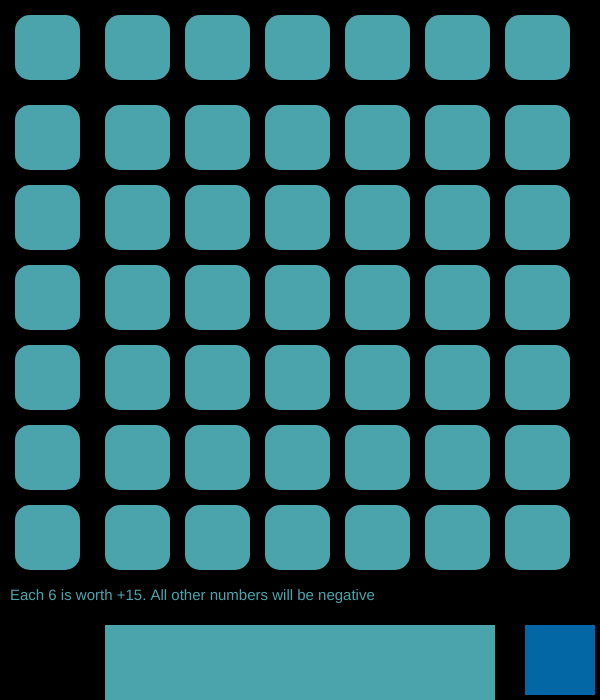
Frame 1 (no input)
Frame 60 (no input): identical to frame 1, image omitted
Frame 120 (the mouse pressed at the canvas centre since frame 60): identical to frame 1, image omitted

The p5.js sketch that drew this single still picture (run headless with seeded random() and noise() and a simulated clock; from frame 60 on, the mouse is pressed at the canvas centre):

// p5.js sketch
// ── sketch.js
'use strict'
var s;
var d;
var tot;

function setup() {
    createCanvas(600, 700);
    background(0);
    strokeWeight(10);
    textSize(15);
    s = new Show();
    d = new Die();
    text("Each 6 is worth +15. All other numbers will be negative", 10, 600);
    fill('#4BA4AB');
    rect(100, 620, 400, 630);
    fill('#0367A6');
    rect(520, 620, 80,80);
}

function draw() {}

//will change all the dice values when the mouse is clicked
function mouseClicked() {
    s.allDice();
    s.tot();
    s.showtot();
}

class Die {
    constructor(x, y) {
        this.x = x;
        this.y = y;
        this.value = 0;
        this.total = 0;
        fill('#4BA4AB');
        //stroke(0);
        rect(this.x, this.y, 75, 75, 20);
    }

    //will put the new values on the dice
    showValues() {
        this.changeValue();
        if (this.value == 1) {
            this.total -= 1;
            fill(255);
            stroke(0);
            rect(this.x, this.y, 75, 75, 20);
            fill('#4BA4AB');
            noStroke();
            ellipse(this.x + 37, this.y + 37, 10, 10);
        } else if (this.value == 2) {
            this.total -= 2;
            fill(255);
            stroke(0);
            rect(this.x, this.y, 75, 75, 20);
            fill('#4BA4AB');
            noStroke();
            ellipse(this.x + 37, this.y + 25, 10, 10);
            ellipse(this.x + 37, this.y + 50, 10, 10);
        } else if (this.value == 3) {
            this.total -= 3;
            fill(255);
            stroke(0);
            rect(this.x, this.y, 75, 75, 20);
            fill('#4BA4AB');
            noStroke();
            ellipse(this.x + 37, this.y + 20, 10, 10);
            ellipse(this.x + 37, this.y + 35, 10, 10);
            ellipse(this.x + 37, this.y + 50, 10, 10);
        } else if (this.value == 4) {
            this.total -= 4;
            fill(255);
            stroke(0);
            rect(this.x, this.y, 75, 75, 20);
            fill('#4BA4AB');
            noStroke();
            ellipse(this.x + 24, this.y + 23, 10, 10);
            ellipse(this.x + 24, this.y + 56, 10, 10);
            ellipse(this.x + 56, this.y + 23, 10, 10);
            ellipse(this.x + 56, this.y + 56, 10, 10);
        } else if (this.value == 5) {
            this.total -= 5;
            fill(255);
            stroke(0);
            rect(this.x, this.y, 75, 75, 20);
            fill('#4BA4AB');
            noStroke();
            ellipse(this.x + 24, this.y + 23, 10, 10);
            ellipse(this.x + 24, this.y + 56, 10, 10);
            ellipse(this.x + 56, this.y + 23, 10, 10);
            ellipse(this.x + 56, this.y + 56, 10, 10);
            ellipse(this.x + 37, this.y + 37, 10, 10);
        } else {
            this.total += 15;
            fill('#4BA4AB');
            stroke(0);
            rect(this.x, this.y, 75, 75, 20);
            fill(0);
            noStroke();
            ellipse(this.x + 23, this.y + 20, 10, 10);
            ellipse(this.x + 23, this.y + 35, 10, 10);
            ellipse(this.x + 23, this.y + 50, 10, 10);
            ellipse(this.x + 50, this.y + 20, 10, 10);
            ellipse(this.x + 50, this.y + 35, 10, 10);
            ellipse(this.x + 50, this.y + 50, 10, 10);
        }
    }

    //get the number for a single die
    getValue() {
        return this.value;
    }

    //changes the values of the array for every roll
    changeValue() {
        this.value = (int)(Math.random() * 6 + 1);
    }

    getTotals() {
        return this.total;
    }
}

class Show {

    constructor() {
        this.finalTotal = 0;
        this.d1 = new Die(10, 10);
        this.d2 = new Die(100, 10);
        this.d3 = new Die(180, 10);
        this.d4 = new Die(260, 10);
        this.d5 = new Die(340, 10);
        this.d6 = new Die(420, 10);
        this.d7 = new Die(500, 10);
        this.d8 = new Die(10, 100);
        this.d9 = new Die(100, 100);
        this.d10 = new Die(180, 100);
        this.d11 = new Die(260, 100);
        this.d12 = new Die(340, 100);
        this.d13 = new Die(420, 100);
        this.d14 = new Die(500, 100);
        this.d15 = new Die(10, 180);
        this.d16 = new Die(100, 180);
        this.d17 = new Die(180, 180);
        this.d18 = new Die(260, 180);
        this.d19 = new Die(340, 180);
        this.d20 = new Die(420, 180);
        this.d21 = new Die(500, 180);
        this.d22 = new Die(10, 260);
        this.d23 = new Die(100, 260);
        this.d24 = new Die(180, 260);
        this.d25 = new Die(260, 260);
        this.d26 = new Die(340, 260);
        this.d27 = new Die(420, 260);
        this.d28 = new Die(500, 260);
        this.d29 = new Die(10, 340);
        this.d30 = new Die(100, 340);
        this.d31 = new Die(180, 340);
        this.d32 = new Die(260, 340);
        this.d33 = new Die(340, 340);
        this.d34 = new Die(420, 340);
        this.d35 = new Die(500, 340);
        this.d36 = new Die(10, 420);
        this.d37 = new Die(100, 420);
        this.d38 = new Die(180, 420);
        this.d39 = new Die(260, 420);
        this.d40 = new Die(340, 420);
        this.d41 = new Die(420, 420);
        this.d42 = new Die(500, 420);
        this.d43 = new Die(10, 500);
        this.d44 = new Die(100, 500);
        this.d45 = new Die(180, 500);
        this.d46 = new Die(260, 500);
        this.d47 = new Die(340, 500);
        this.d48 = new Die(420, 500);
        this.d49 = new Die(500, 500);
    }

    allDice() {
        this.d1.showValues();
        this.d2.showValues();
        this.d3.showValues();
        this.d4.showValues();
        this.d5.showValues();
        this.d6.showValues();
        this.d7.showValues();
        this.d8.showValues();
        this.d9.showValues();
        this.d10.showValues();
        this.d11.showValues();
        this.d12.showValues();
        this.d13.showValues();
        this.d14.showValues();
        this.d15.showValues();
        this.d16.showValues();
        this.d17.showValues();
        this.d18.showValues();
        this.d19.showValues();
        this.d20.showValues();
        this.d21.showValues();
        this.d22.showValues();
        this.d23.showValues();
        this.d24.showValues();
        this.d25.showValues();
        this.d26.showValues();
        this.d27.showValues();
        this.d28.showValues();
        this.d29.showValues();
        this.d30.showValues();
        this.d31.showValues();
        this.d32.showValues();
        this.d33.showValues();
        this.d34.showValues();
        this.d35.showValues();
        this.d36.showValues();
        this.d37.showValues();
        this.d38.showValues();
        this.d39.showValues();
        this.d40.showValues();
        this.d41.showValues();
        this.d42.showValues();
        this.d43.showValues();
        this.d44.showValues();
        this.d45.showValues();
        this.d46.showValues();
        this.d47.showValues();
        this.d48.showValues();
        this.d49.showValues();
    }

    tot() {
        this.addTotals(this.d1.getTotals());
        this.addTotals(this.d2.getTotals());
        this.addTotals(this.d3.getTotals());
        this.addTotals(this.d4.getTotals());
        this.addTotals(this.d5.getTotals());
        this.addTotals(this.d6.getTotals());
        this.addTotals(this.d7.getTotals());
        this.addTotals(this.d8.getTotals());
        this.addTotals(this.d9.getTotals());
        this.addTotals(this.d10.getTotals());
        this.addTotals(this.d11.getTotals());
        this.addTotals(this.d12.getTotals());
        this.addTotals(this.d13.getTotals());
        this.addTotals(this.d14.getTotals());
        this.addTotals(this.d15.getTotals());
        this.addTotals(this.d16.getTotals());
        this.addTotals(this.d17.getTotals());
        this.addTotals(this.d18.getTotals());
        this.addTotals(this.d19.getTotals());
        this.addTotals(this.d20.getTotals());
        this.addTotals(this.d21.getTotals());
        this.addTotals(this.d22.getTotals());
        this.addTotals(this.d23.getTotals());
        this.addTotals(this.d24.getTotals());
        this.addTotals(this.d25.getTotals());
        this.addTotals(this.d26.getTotals());
        this.addTotals(this.d27.getTotals());
        this.addTotals(this.d28.getTotals());
        this.addTotals(this.d29.getTotals());
        this.addTotals(this.d30.getTotals());
        this.addTotals(this.d31.getTotals());
        this.addTotals(this.d32.getTotals());
        this.addTotals(this.d33.getTotals());
        this.addTotals(this.d34.getTotals());
        this.addTotals(this.d35.getTotals());
        this.addTotals(this.d36.getTotals());
        this.addTotals(this.d37.getTotals());
        this.addTotals(this.d38.getTotals());
        this.addTotals(this.d39.getTotals());
        this.addTotals(this.d40.getTotals());
        this.addTotals(this.d41.getTotals());
        this.addTotals(this.d42.getTotals());
        this.addTotals(this.d43.getTotals());
        this.addTotals(this.d44.getTotals());
        this.addTotals(this.d45.getTotals());
        this.addTotals(this.d46.getTotals());
        this.addTotals(this.d47.getTotals());
        this.addTotals(this.d48.getTotals());
        this.addTotals(this.d49.getTotals());
    }

    addTotals(t) {
        this.finalTotal += t;
    }

    getTot() {
        return this.finalTotal;
    }

    showtot() {
        noStroke();
        textSize(50);
        fill('#4BA4AB');
        rect(100, 620, 400, 630);
        fill(0);
        text("Score: " + s.getTot(), 150, 670);
        fill('#0367A6');
    }

}

class Totals {

    constructor(finalTotal) {
        this.finalTotal = finalTotal;
    }

    addTotals(t) {
        this.finalTotal += t;
    }
    
    
    showtot() {
        noStroke();
        textSize(50);
        rect(100, 620, 400, 630);
        fill(0);
        text("Score: " + this.getTot(), 150, 670);
        fill('#0367A6');
        rect(520, 620, 80,80);
        console.log(this.getTot());
        if(this.getTot()>= 0){
         stroke('#91DB80');   
         console.log("green");
        } else {
         stroke('#ff0000')
         console.log("red");
        }
        strokeWeight(120);
        line(540,640,540,660);
        line(540,640,530,620);
        line(540,640,550,640);
        }
    getTot() {
        return this.finalTotal;
    }

  
 getTotals(){
   return this.total; 
  }
  
}
